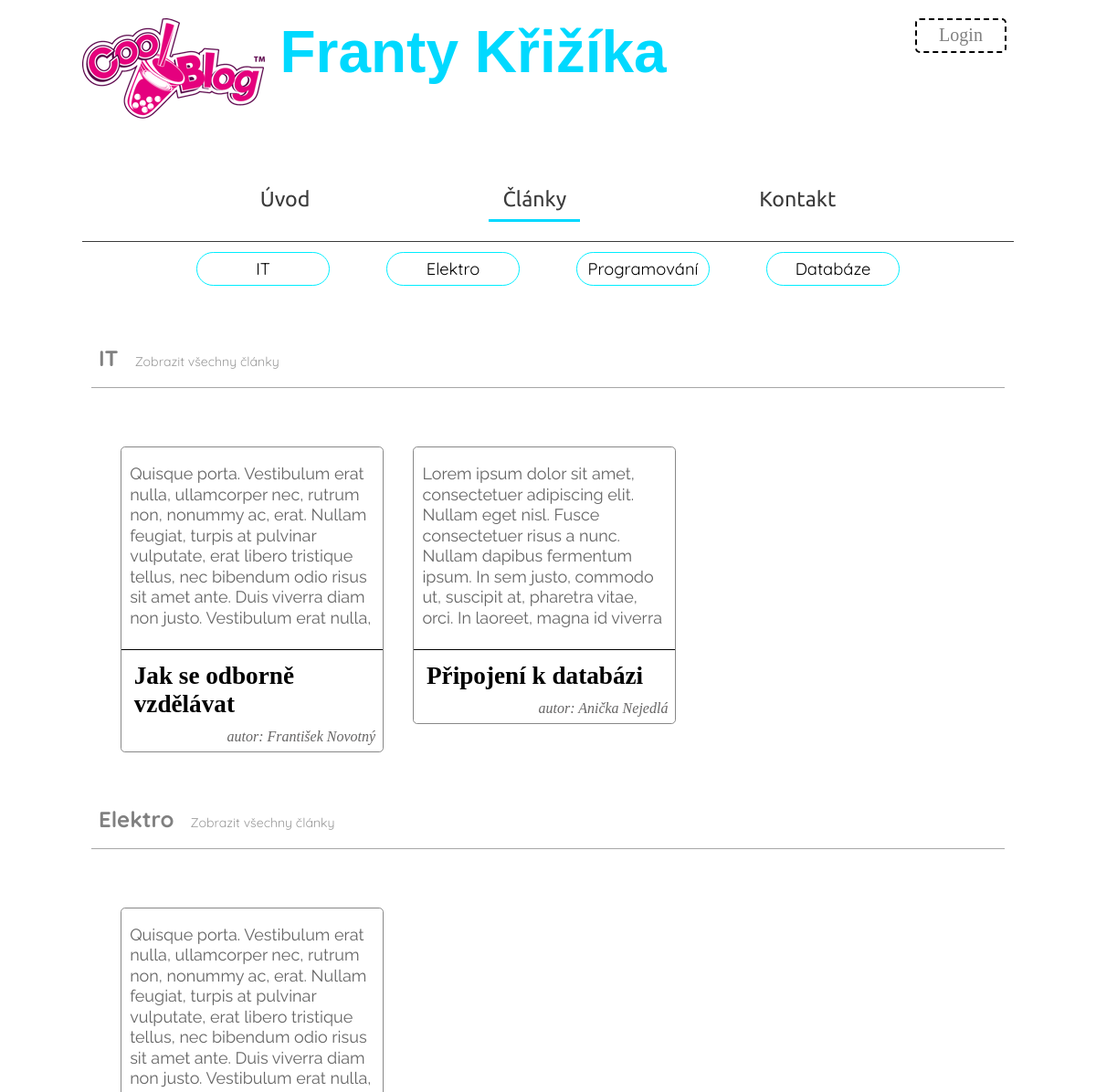
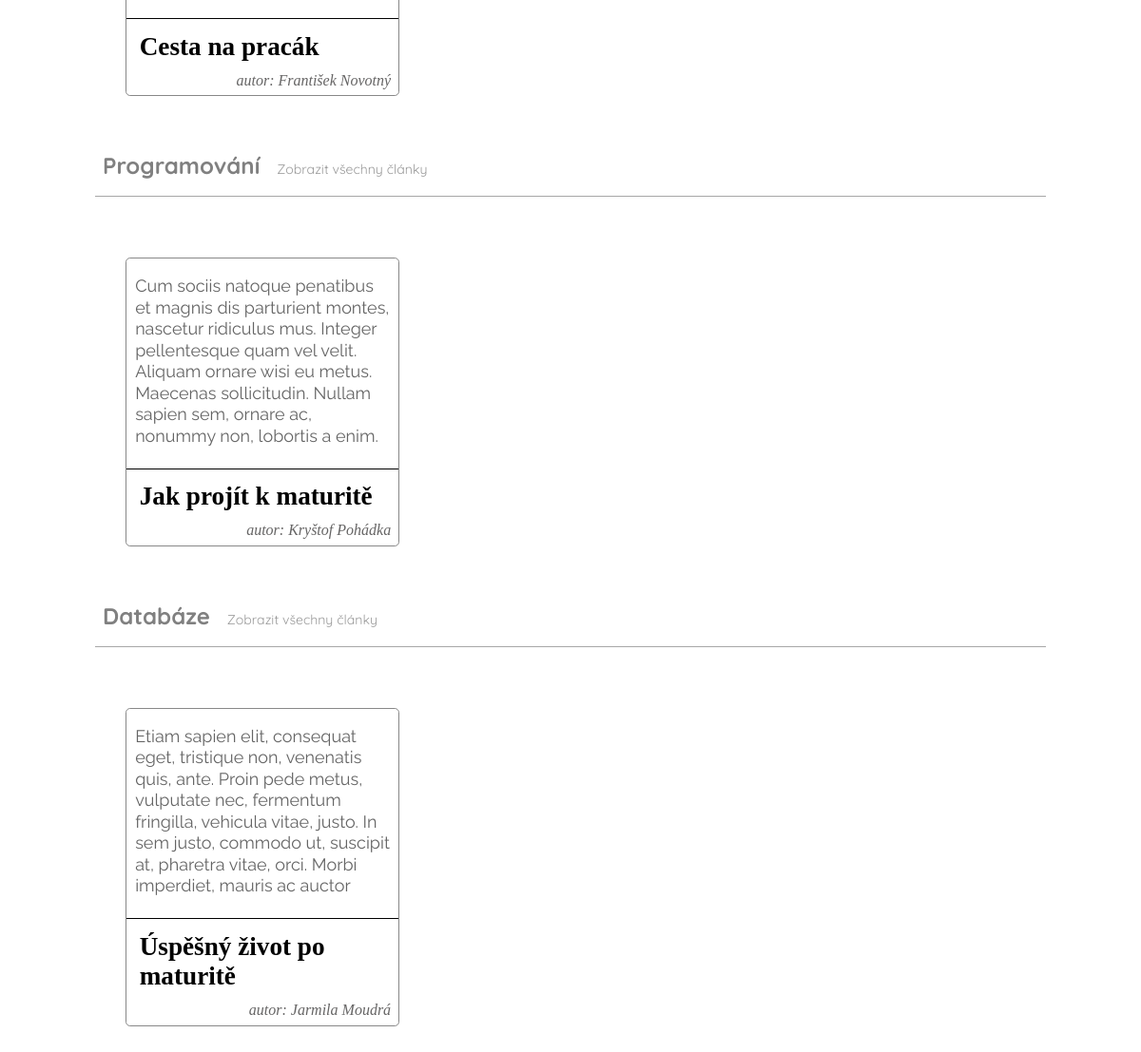
The app's page /articles.php with its own data (2 pictures, top to bottom).
### tables this page shows
CREATE TABLE `kategorie` (
  `idkategorie` int(10) unsigned NOT NULL AUTO_INCREMENT,
  `nazev` varchar(255) NOT NULL,
  PRIMARY KEY (`idkategorie`),
  UNIQUE KEY `idkategorie_UNIQUE` (`idkategorie`),
  UNIQUE KEY `nazev_UNIQUE` (`nazev`)
);

CREATE TABLE `clanky` (
  `idclanky` int(10) unsigned NOT NULL AUTO_INCREMENT,
  `titulek` varchar(255) NOT NULL,
  `obsah` text NOT NULL,
  `idkategorie` int(10) unsigned NOT NULL,
  `idautor` int(10) unsigned NOT NULL,
  PRIMARY KEY (`idclanky`,`idkategorie`,`idautor`),
  UNIQUE KEY `idclanky_UNIQUE` (`idclanky`),
  UNIQUE KEY `titulek_UNIQUE` (`titulek`),
  KEY `fk_clanky_kategorie_idx` (`idkategorie`),
  KEY `fk_clanky_autor1_idx` (`idautor`),
  CONSTRAINT `fk_clanky_autor1` FOREIGN KEY (`idautor`) REFERENCES `autor` (`idautor`) ON DELETE NO ACTION ON UPDATE NO ACTION,
  CONSTRAINT `fk_clanky_kategorie` FOREIGN KEY (`idkategorie`) REFERENCES `kategorie` (`idkategorie`) ON DELETE NO ACTION ON UPDATE NO ACTION
);

CREATE TABLE `autor` (
  `idautor` int(10) unsigned NOT NULL AUTO_INCREMENT,
  `jmeno` varchar(255) NOT NULL,
  `prijmeni` varchar(255) NOT NULL,
  `email` varchar(255) DEFAULT NULL,
  `heslo` varchar(255) DEFAULT NULL,
  PRIMARY KEY (`idautor`),
  UNIQUE KEY `idautor_UNIQUE` (`idautor`)
);

### articles.php (the view, shortened to what this page needs)
<?php require_once('partials/head.php');?>
     <?php include('partials/menu.php');?>
     <?php include 'partials/articles-menu.php'; ?>
   </header>
    <div class="content">
      <?php
      $stmnt = $conn->prepare("SELECT * FROM `clanky-krizik`.`kategorie` ORDER BY `idkategorie` ASC");
      $stmnt->execute();
      while ($rown = $stmnt->fetch()) {
      echo '<section id="scroll-'.$rown['nazev'].'">';
      echo '<span class="podnadpis">';
      $nadpis = ucfirst($rown['nazev']);
      if($nadpis == 'Programovani') {
        $nadpis = 'Programování';
      } elseif ($nadpis == 'Databaze') {
        $nadpis = 'Databáze';
      }
        echo '<h2>'.$nadpis.'</h2>';
        echo '<a class="category-link" href="categories.php?section='.strtolower($rown['nazev']).'">Zobrazit všechny články</a>';
      echo '</span>';
      $idkategorie = $rown['idkategorie'];
      ?>
      <div class="articles">
      <?php
        $stmt = $conn->prepare("SELECT * FROM `clanky-krizik`.`clanky` WHERE `idkategorie` = $idkategorie ORDER BY `idclanky` DESC LIMIT 3");
        $stmt->execute();
        while ($row = $stmt->fetch()) {
          $idautor = $row['idautor'];
          echo '<a class="article" href="categories.php?section='.strtolower($rown['nazev']).'&id='.$row['idclanky'].'">';
          echo '<article>';
          echo '<p class="text">'.$row['obsah'].'</p>';
          echo '</article>';
          echo '<h2>'.$row['titulek'].'</h2>';
          $stmts = $conn->prepare("SELECT * FROM `clanky-krizik`.`autor` WHERE idautor=$idautor");
          $stmts->execute();
          while ($rows = $stmts->fetch()){
              echo '<span class="author">autor: <i class="author-name">'.$rows['jmeno'].' '.$rows['prijmeni'].'</i></span>';
          };
          echo '</a>';
        };
      echo '</div>';
      echo '</section>';
      }
      ?>
    </div>
<?php include('partials/footer.php');?>

### partials/articles-menu.php
<nav id="article-menu" class="articles-menu">
    <ul>
        <?php
        $stmt = $conn->prepare("SELECT * FROM `clanky-krizik`.`kategorie` ORDER BY `idkategorie`");
        $stmt->execute();
        while ($row = $stmt->fetch()) {
        $nazev = $row['nazev'];
        if ($nazev == 'Programovani') {
            $nazev = 'Programování';
        } elseif ($nazev == 'Databaze') {
            $nazev = 'Databáze';
        }
        echo '<li id="'.$row['nazev'].'" class="menu-section">'.$nazev.'</li>';
        }
        ?>
    </ul>
</nav>

### assets/css/style.css (style rules this page uses)
html { box-sizing: border-box; }
*, *:before, *:after { box-sizing: inherit; }
body { max-width: 63.75em; height: auto; margin: auto; padding: 1.25em 0; color: rgb(59, 59, 59); }
.podnadpis, .login h2 { font-family: 'Quicksand', sans-serif; line-height: 3.5em; color: grey; padding-left: .5em; border-bottom: .0625em solid rgba(80, 80, 80, 0.5); }
p, .create-article textarea, .edit-article textarea { font-family: 'Raleway', sans-serif; line-height: 1.25em; }
article { font-size: 1.125em; }
li { list-style-type: none; }
.content { padding: 0 .625em; margin: 1.875em 0; }
#article-menu { position: relative; display: block; margin: 0 auto; z-index: 99; width: 63.75em; }
.articles-menu ul { display: flex; max-width: 40em; justify-content: space-around; font-size: 1.3em; padding: 1em 0; padding-top: .5em; margin: 0 auto; }
.articles-menu li { text-align: center; font-family: 'Quicksand', sans-serif; font-size: .88em; color: black; min-width: 8em; max-width: 9em; padding: .35em 0; border: .0625em solid rgb(0, 238, 255); border-radius: 1em; }
span.podnadpis { clear: both; display: block; }
span.podnadpis h2 { display: inline; margin-right: .75em; }
span.podnadpis a { text-decoration: none; color: grey; font-size: .88em; opacity: .8; }
.articles { margin: 3em 1em; clear: both; }
.article { float: left; color: black; text-decoration: none; width: 18em; margin: 1em 1.66666666%; margin-bottom: 2.8em; border-radius: .3em; border: .0625em solid #888888; }
.article p { max-height: 10em; overflow: hidden; opacity: .6; padding: 0 .5em; }
.article h2 { font-size: 1.7em; border-top: .0367647058823529em solid #000; margin-bottom: 0; padding: .5em; padding-bottom: 0; }
.author { float: right; color: rgb(102, 101, 101); font-style: italic; margin-right: .5em; margin-top: .68em;; margin-bottom: .420em; }

### records on screen
kategorie: nazev "IT"
kategorie: nazev "Elektro"
kategorie: nazev "Programování"
kategorie: nazev "Databáze"
clanky: obsah "Quisque porta. Vestibulum erat nulla, ullamcorper nec, rutrum non, nonummy ac, erat. Nullam feugiat, turpis at pulvinar vulputate, erat libero tristique tellus, nec bibendum odio risus sit amet ante. Duis viverra diam non justo. Vestibulum erat nulla,…", titulek "Jak se odborně vzdělávat"
autor: jmeno "František", prijmeni "Novotný"
clanky: obsah "Lorem ipsum dolor sit amet, consectetuer adipiscing elit. Nullam eget nisl. Fusce consectetuer risus a nunc. Nullam dapibus fermentum ipsum. In sem justo, commodo ut, suscipit at, pharetra vitae, orci. In laoreet, magna id viverra…", titulek "Připojení k databázi"
autor: jmeno "Anička", prijmeni "Nejedlá"
clanky: obsah "Quisque porta. Vestibulum erat nulla, ullamcorper nec, rutrum non, nonummy ac, erat. Nullam feugiat, turpis at pulvinar vulputate, erat libero tristique tellus, nec bibendum odio risus sit amet ante. Duis viverra diam non justo. Vestibulum erat nulla,…", titulek "Cesta na pracák"
clanky: obsah "Cum sociis natoque penatibus et magnis dis parturient montes, nascetur ridiculus mus. Integer pellentesque quam vel velit. Aliquam ornare wisi eu metus. Maecenas sollicitudin. Nullam sapien sem, ornare ac, nonummy non, lobortis a enim.…", titulek "Jak projít k maturitě"
autor: jmeno "Kryštof", prijmeni "Pohádka"
clanky: obsah "Etiam sapien elit, consequat eget, tristique non, venenatis quis, ante. Proin pede metus, vulputate nec, fermentum fringilla, vehicula vitae, justo. In sem justo, commodo ut, suscipit at, pharetra vitae, orci. Morbi imperdiet, mauris ac auctor…", titulek "Úspěšný život po maturitě"
autor: jmeno "Jarmila", prijmeni "Moudrá"

### other values on screen
$item_name "Úvod"
$item_name "Články"
$item_name "Kontakt"
